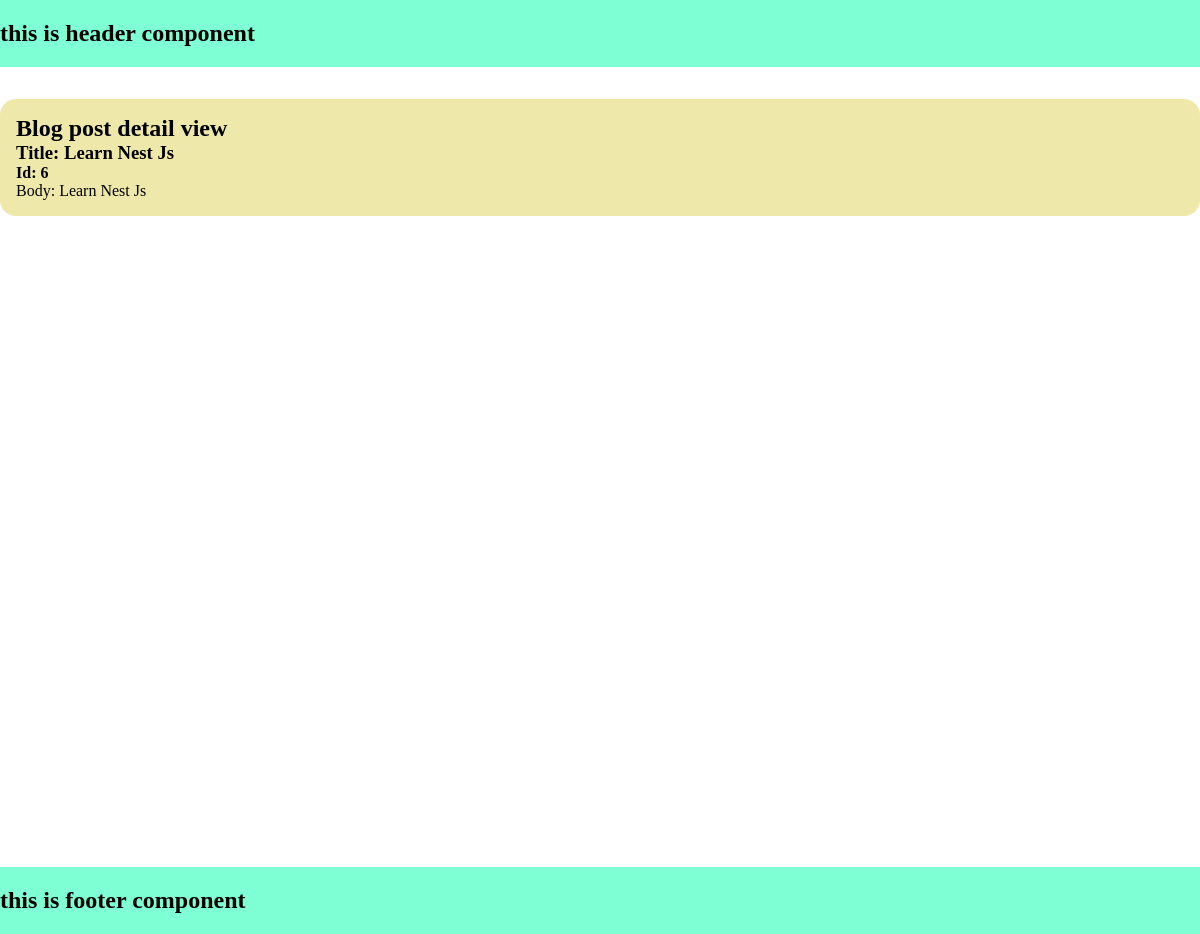
The app's page /blog/6 with its own data.
### blog/models.py (models this page shows, shortened)
class Post(models.Model):
    title = models.CharField(max_length=200)
    author = models.ForeignKey("auth.User", on_delete=models.CASCADE)
    body = models.TextField()

### blog/views.py (the view)
# urls.py: path("<int:pk>", BlogDetailPageView.as_view(), name="blog_detail"),
class BlogDetailPageView(DetailView):
    model = Post
    template_name = "blog/detail.html"
    context_object_name = "post"

### blog/templates/blog/detail.html
{% extends '_base.html' %}
{% block content %}
<div>
  <h2>Blog post detail view</h2>
  <div>
    <h3>Title: {{ post.title }}</h3>
    <h4>Id: {{ post.id }}</h4>
    <p>Body: {{ post.body}}</p>
  </div>
</div>
{% endblock %}

### static/css/_base.css (style rules this page uses)
* { margin: 0px; padding: 0px; box-sizing: border-box; }

### records on screen
Post: title "Learn Nest Js", id "6", body "Learn Nest Js"
